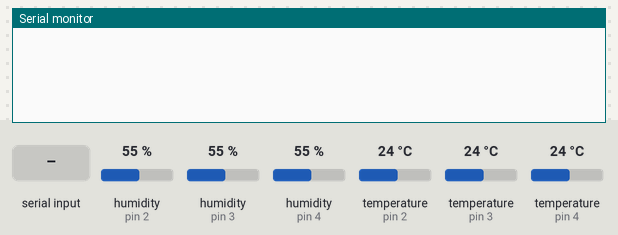
A sketch run on a simulated Arduino Uno, built with avr-gcc and run on an emulated ATmega328P. On the bench: the last lines printed to the serial monitor. Inputs (shaded band) come from the test bench; at power-on: temperature (sensors on pin 2, pin 3, pin 4) 24 °C, humidity (sensors on pin 2, pin 3, pin 4) 55 %.

Above: at 1.2 s.
1.3 s: "1" received over Serial
At 4.0 s:
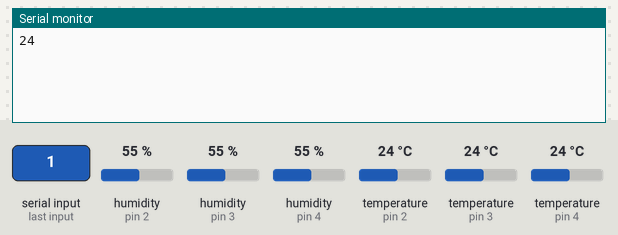
4.3 s: temperature (sensor on pin 2) set to 12 °C
At 5.7 s:
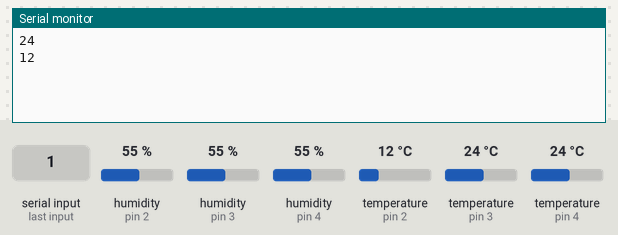
5.8 s: temperature (sensor on pin 2) set to 19 °C
At 8.9 s:
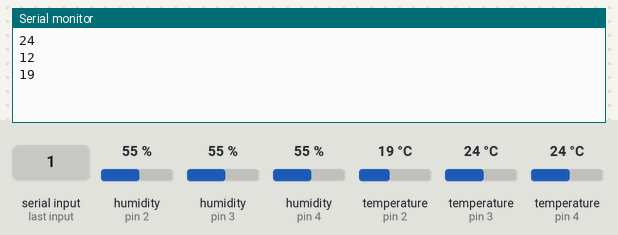
Timing chart, 0 to 10.4 s (numbered marks = the images above; inputs shaded):
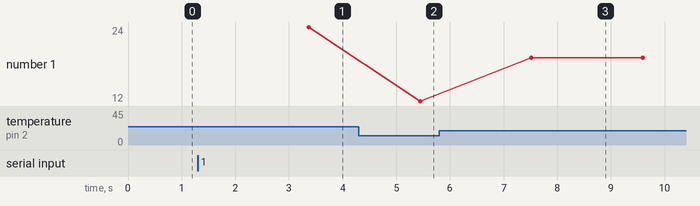

The sketch:

TemperatureControl.ino
```cpp
#include "DHT.h"

#define pin0 2
#define pin1 3
#define pin2 4
#define DHTTYPE DHT11

DHT dht0(pin0, DHTTYPE); //bed dht
DHT dht1(pin1, DHTTYPE); //front dht
DHT dht2(pin2, DHTTYPE); //back dht

void setup() {
  Serial.begin(9600);
  dht0.begin();
  dht1.begin();
  dht2.begin();
}

void loop() {

 if (Serial.available() > 0){ //check communication status
  delay(2000);
  int temp0 = dht0.readTemperature();
  int temp1 = dht1.readTemperature();
  int temp2 = dht2.readTemperature();
  Serial.println(temp0);
  //Serial.println(temp1);
  //Serial.println(temp2);
  Serial.flush();

  }

}
```

Measured:
- after the input at 1.3 s, the serial monitor: prints a new line after 2.1 s (image 1)
- after the input at 4.3 s, the serial monitor: prints a new line after 1.1 s (image 2)
- after the input at 5.8 s, the serial monitor: prints a new line after 1.7 s (image 3)
- plotted number 1: 24 → 12 after the input at 4.3 s, 12 → 19 after the input at 5.8 s
